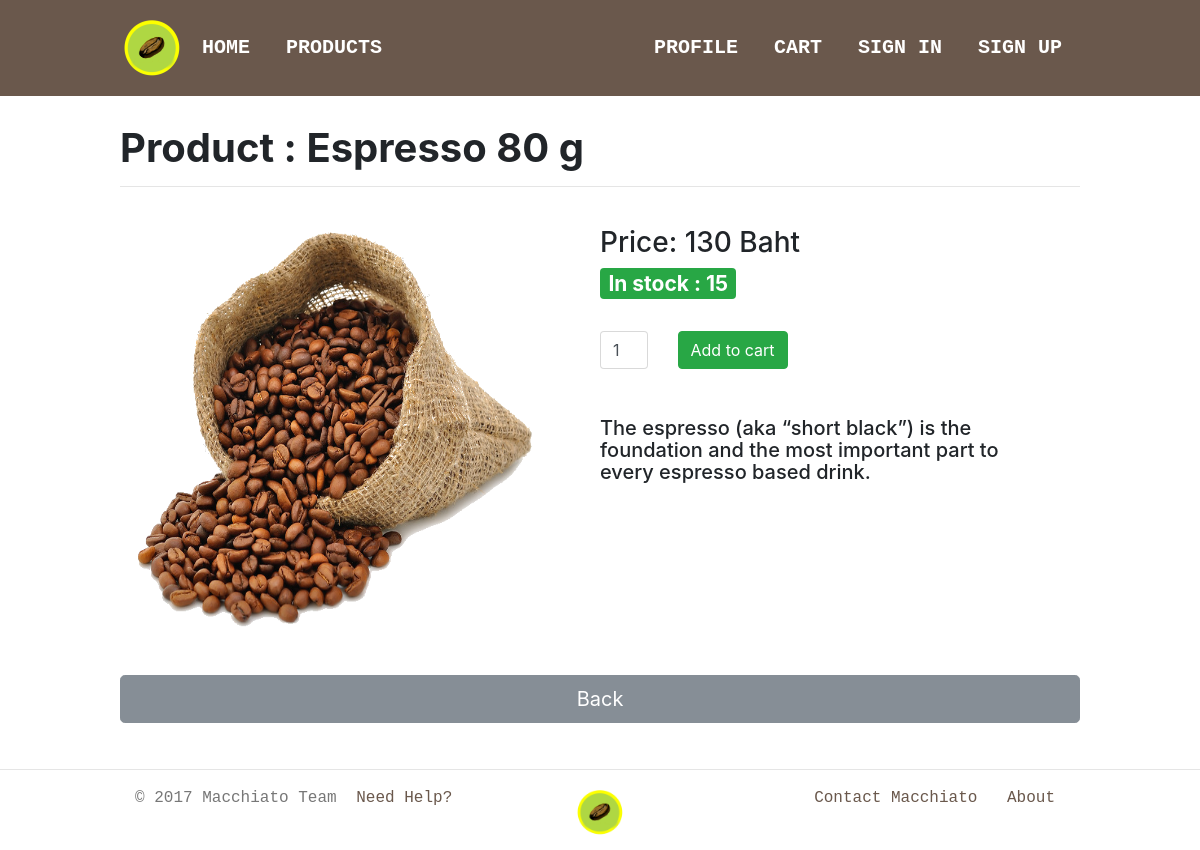
Screenshot of /product/2/ with the database file from the repository.
### main/models.py (models this page shows, shortened)
class Product(models.Model):
    name = models.CharField(max_length=100)         # Product name
    category = models.CharField(max_length=30)      # Product category: Coffee or Tea
    price = models.IntegerField(default=0)          # Price per piece of product
    stock = models.IntegerField(default=0)          # Stock available of product
    description = models.TextField()                # Product description
    img_url = models.CharField(max_length=200)      # Image file url for showing of product

### main/views.py (the view)
# urls.py: url(r'^product/(?P<p_id>[0-9]+)/', views.product_detail, name='product_detail'),
def product_detail(request, p_id):
    product = get_object_or_404(Product, pk=p_id)
    context = { "product": product }
    return render(request, 'product_detail.html', context)

### main/templates/product_detail.html
{% extends 'base.html' %}
{% load static %}
{% block content %}
  <h1><b>Product : {{ product.name }}</b></h1>
  <hr />
  <br />
  <div class="row col-sm-12">
    <div class="col-sm-6">
      <right>
        <img src="{{ product.img_url }}" width="400px" height="400px">
      </right>
    </div>
    <div class="col-sm-6">
      <h3>Price: {{ product.price }} Baht</h3>
      {% if product.stock > 0 %}
        <h3 class="text-success"><span class="badge badge-success">In stock : {{ product.stock }}</span></h3>
        <br/>
        <div class="row">
          <div class="col-sm-2">
            <input name="amount" value="1" type="text" class="form-control">
          </div>
          <div class="col-sm-4">
            <a class="btn btn-success" href="{% url 'cart' %}">Add to cart</a>
          </div>
        </div>
      {% else %}
        <h3 class="text-danger"><span class="badge badge-danger">Out of stock</span></h3>
      {% endif %}
      <br />
      <br />
      <h5>{{ product.description }}</h5>
    </div>
  </div>
  <br />
  <br/>
  <a href="../../products" class="btn btn-secondary btn-block btn-lg">Back</a>
{% endblock %}

### main/static/css/templates.css (style rules this page uses)
body { margin: 0px 0px; }

### rows the page displays
Product: name "Espresso 80 g", img_url (picture), price "130", stock "15", description "The espresso (aka “short black”) is the foundation and the most important part to every espresso based drink."
